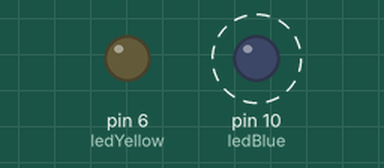
A sketch run on a simulated Arduino Uno, built with avr-gcc and run on an emulated ATmega328P. On the bench: output pins drawn as LEDs (lit = HIGH). Dashed ring = blinking.

Above: at 0.5 s.
At 7.5 s:
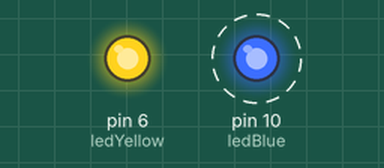
Timing chart, 0 to 9.2 s (numbered marks = the images above):
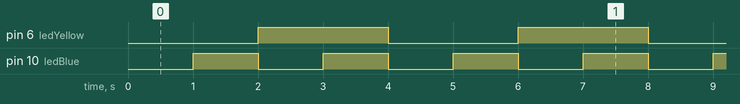

Measured:
- by itself, pin 6 (ledYellow): alternates HIGH for 2.0 s and LOW for 2.0 s
- by itself, pin 10 (ledBlue): alternates HIGH for 1.0 s and LOW for 1.0 s

The sketch:

Led2Stati.ino
```cpp
int ledBlue=10;
int ledYellow=6;
int pin_switch=2;
int stato=0;
//long senza segno
unsigned long t1;
unsigned long t2;

void setup() {
  // put your setup code here, to run once:
  pinMode(ledBlue, OUTPUT);
  pinMode(ledYellow, OUTPUT);
  pinMode(pin_switch, INPUT_PULLUP);

  //scrivo le "ore" di inizio
  t1= millis();
  t2= millis();
}


void loop() {


  if((millis() - t2) >= 1000){
    digitalWrite(ledBlue, !digitalRead(ledBlue));
    t2 = millis();
  }

  if((millis() - t1) >= 2000){
    digitalWrite(ledYellow, !digitalRead(ledYellow));
    t1 = millis();
  }


}
```
